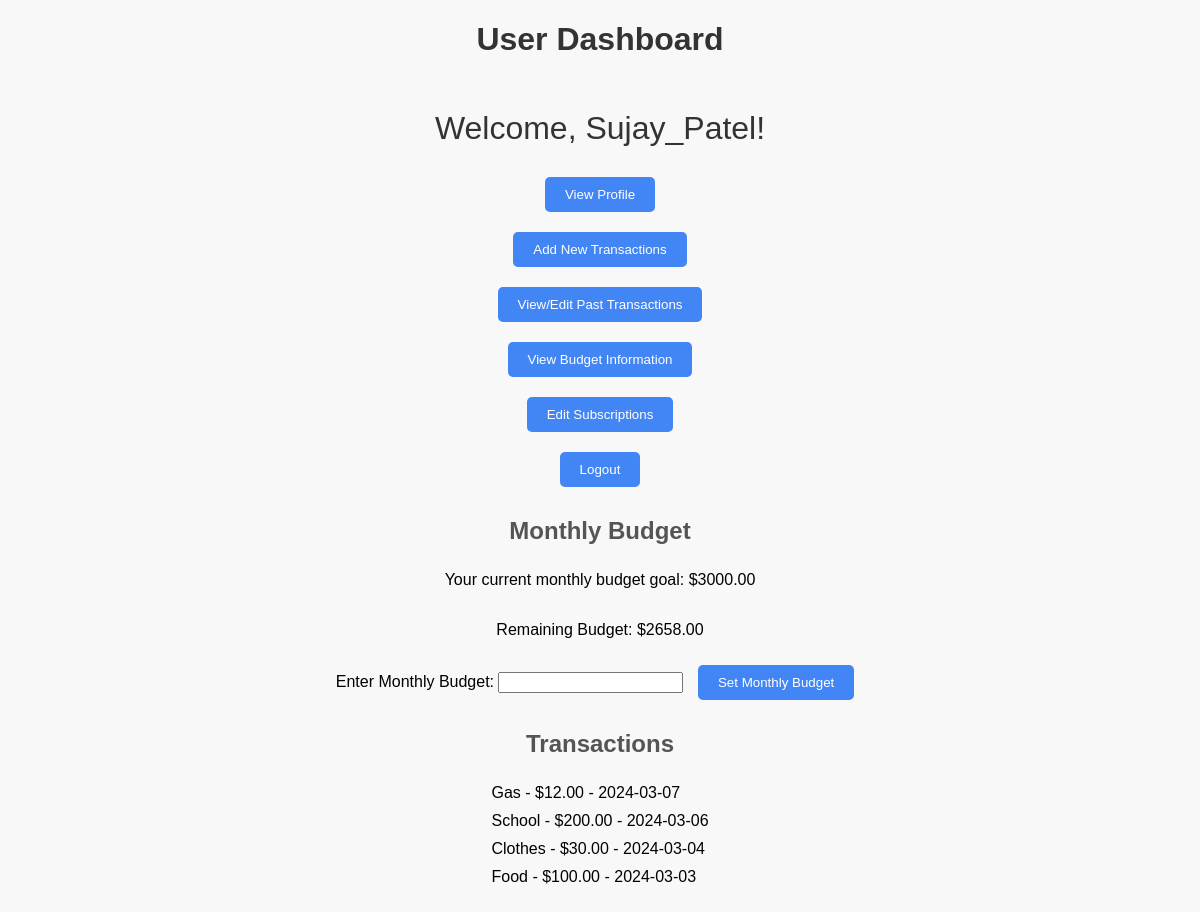
Page /dashboard (signed in) on the earlier database version.
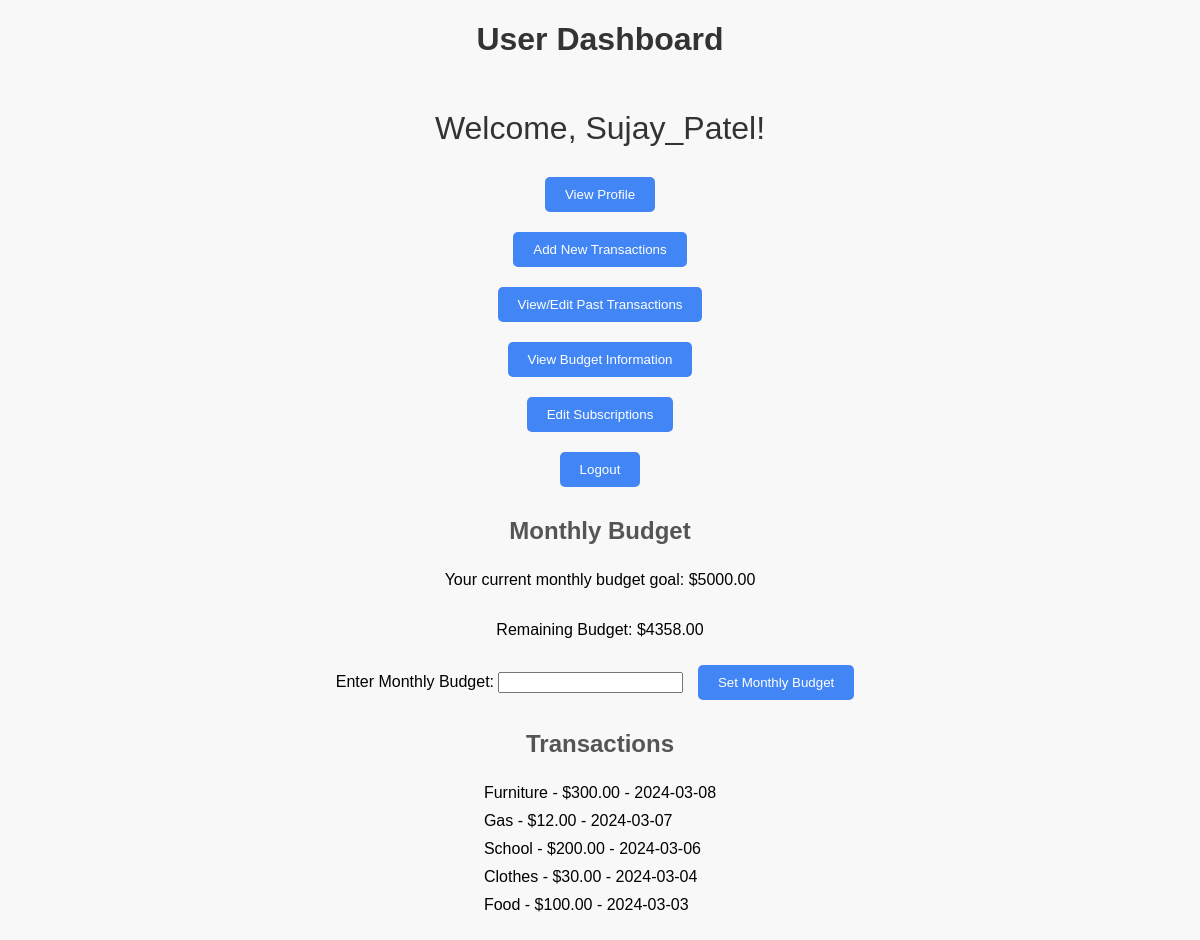
Same page on the later database version.
### finance_UI.py (models this page shows, shortened)
class User(db.Model, UserMixin):
    id = db.Column(db.Integer, primary_key=True)
    username = db.Column(db.String(50), unique=True, nullable=False)
    password = db.Column(db.String(100), nullable=False)
    transactions = db.relationship('Transaction', backref='user', lazy=True)
    budget = db.Column(db.Float, default=0.0, nullable=False)

class Transaction(db.Model):
    id = db.Column(db.Integer, primary_key=True)
    user_id = db.Column(db.Integer, db.ForeignKey('user.id'), nullable=False)  # Add ForeignKey constraint
    category = db.Column(db.String(50), nullable=False)
    amount = db.Column(db.Float, nullable=False)
    date = db.Column(db.Date, nullable=False)

### finance_UI.py (the view)
@app.route('/dashboard', methods=['GET', 'POST'])
@login_required
def dashboard():
    if request.method == 'POST':
        if request.form.get('clear_history'):
            current_user.transactions.clear()
            db.session.commit()
    transactions = sorted(current_user.transactions, key=lambda x: x.date, reverse=True)
    remaining_budget = calculate_remaining_budget(current_user.id)
    return render_template('dashboard.html', transactions=transactions, remaining_budget=remaining_budget)

### finance_UI.py (called while the page is built)
def calculate_remaining_budget(user_id):
    current_month = datetime.now().month
    transactions = Transaction.query.filter(
        Transaction.user_id == user_id,
        func.extract('month', Transaction.date) == current_month
    ).all()
    total_spending = sum(transaction.amount for transaction in transactions)
    user_budget = User.query.get(user_id).budget
    remaining_budget = user_budget - total_spending
    return remaining_budget

@login_manager.user_loader
def load_user(user_id):
    try:
        return User.query.get(int(user_id))
    except ValueError:
        return None

### templates/dashboard.html (shortened to what this page needs)
<!DOCTYPE html>
<html lang="en">
<head>
    <link rel="stylesheet" href="{{ url_for('static', filename='styles_dashboard.css') }}">
</head>
<body>
    <h1>User Dashboard</h1>
    <p class="heading">Welcome, {{ current_user.username }}!</p>
<form action="{{ url_for('profile') }}" method="get">
    <button type="submit">View Profile</button>
</form>
    <form class="index" action="/index" method="get">
        <button type="submit">Add New Transactions</button>
    </form>
    <form action="/transactions" method="get">
        <button type="submit" name="view_transactions">View/Edit Past Transactions</button>
    </form>
    <a href="{{ url_for('budget_info') }}">
        <button type="button" class="btn btn-primary">View Budget Information</button>
    </a>
    <form action="{{ url_for('add_subscription') }}" method="GET">
        <button type="submit" class="btn btn-primary">Edit Subscriptions</button>
    </form>
    <form class="logout" action="/logout" method="post">
        <button type="submit">Logout</button>
    </form>
    <h2>Monthly Budget</h2>
<p>Your current monthly budget goal: ${{ '%.2f'|format(current_user.budget) }}</p>
<p>Remaining Budget: ${{ '%.2f'|format(remaining_budget) }}</p>
<form action="{{ url_for('set_budget') }}" method="post">
    <label for="budget">Enter Monthly Budget:</label>
    <input type="number" name="budget" id="budget" step="0.01" required>
    <button type="submit">Set Monthly Budget</button>
</form>
    <h2>Transactions</h2>
<ul>
    {% for transaction in transactions %}
        <li>{{ transaction.category }} - ${{ '%.2f'|format(transaction.amount) }} - {{ transaction.date }}</li>
    {% endfor %}
</ul>
</body>
</html>

### static/styles_dashboard.css (style rules this page uses)
body { font-family: 'Arial', sans-serif; margin: 0; display: flex; flex-direction: column; align-items: center; justify-content: center; min-height: 100vh; background-color: #f8f8f8; }
.heading { font-size: 2rem; color: #333; margin-bottom: 20px; }
h1 { color: #333; margin-bottom: 20px; }
h2 { color: #555; margin-bottom: 10px; }
button { background-color: #4285f4; color: #fff; padding: 10px 20px; margin: 10px; border: none; border-radius: 5px; cursor: pointer; transition: background-color 0.3s; }
ul { list-style-type: none; padding: 0; }
li { margin-bottom: 10px; }

Differences in the rows shown:
changed User "Sujay_Patel": budget "3000.00" → "5000.00"
added Transaction: amount "300.00"
Other differences:
{{ '%.2f'|format(remaining_budget) }}: "2658.00" → "4358.00"
